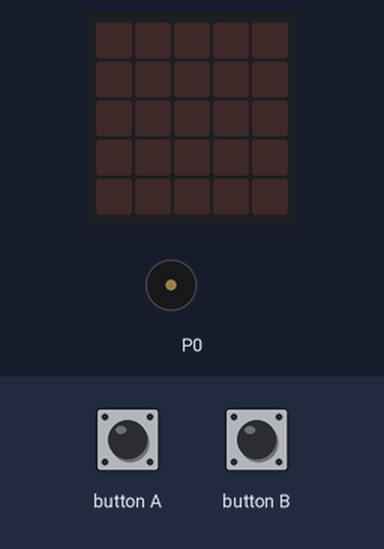
A program run on a simulated BBC micro:bit (MakeCode). Parts: the board's 5×5 LED display, buzzer (waves = sounding). Inputs (shaded band) come from the test bench.

Above: at 1.2 s.
1.3 s: button A pressed for 0.15 s
At 2.8 s:
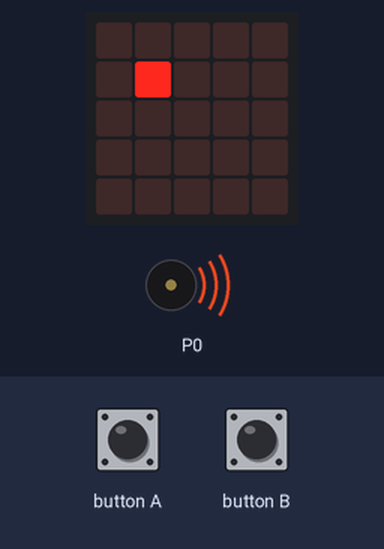
At 3.8 s:
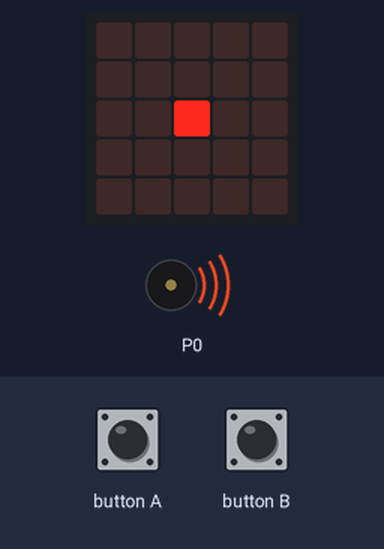
4.3 s: button A pressed for 0.15 s
At 4.8 s:
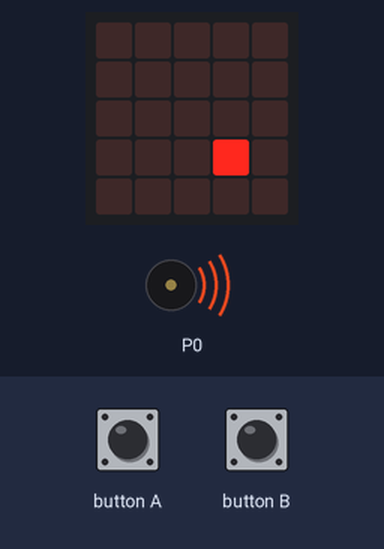
Timing chart, 0 to 11.0 s (numbered marks = the images above; inputs shaded):
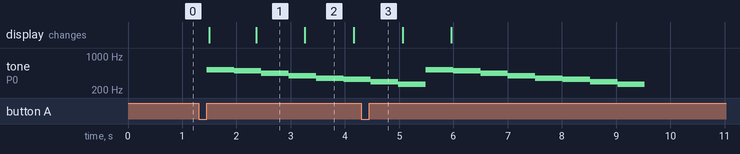

The program:

main.ts
```typescript
let sprite = 0
input.onButtonPressed(Button.A, function () {
    sprite = 1
    music.playMelody("C5 B A G F E D C ", 120)
})
input.onButtonPressed(Button.B, function () {

})
basic.forever(function () {
    if (sprite == 1) {
        basic.showLeds(`
            # . . . .
            . . . . .
            . . . . .
            . . . . .
            . . . . .
            `)
        basic.pause(500)
        basic.showLeds(`
            . . . . .
            . # . . .
            . . . . .
            . . . . .
            . . . . .
            `)
        basic.pause(500)
        basic.showLeds(`
            . . . . .
            . . . . .
            . . # . .
            . . . . .
            . . . . .
            `)
        basic.pause(500)
        basic.showLeds(`
            . . . . .
            . . . . .
            . . . . .
            . . . # .
            . . . . .
            `)
        basic.pause(500)
        basic.showLeds(`
            . . . . .
            . . . . .
            . . . . .
            . . . . .
            . . . . #
            `)
        basic.pause(500)
        basic.clearScreen()
        sprite = 0
    }
})
```

test.ts
```typescript
// tests gaan hier; deze zal niet worden gecompileerd wanneer dit pakket wordt gebruikt als extensie.
```

Measured:
- after the input at 1.3 s, tone on P0: plays 523 Hz for 0.51 s, 494 Hz for 0.51 s, 440 Hz for 0.51 s, 392 Hz for 0.51 s, 349 Hz for 0.51 s, 330 Hz for 0.32 s, starting after 0.15 s; the display: first changes after 0.20 s (image 1 shows a later state)
- what the display in image 1 shows lasts 0.9 s, from 2.4 s to 3.3 s
